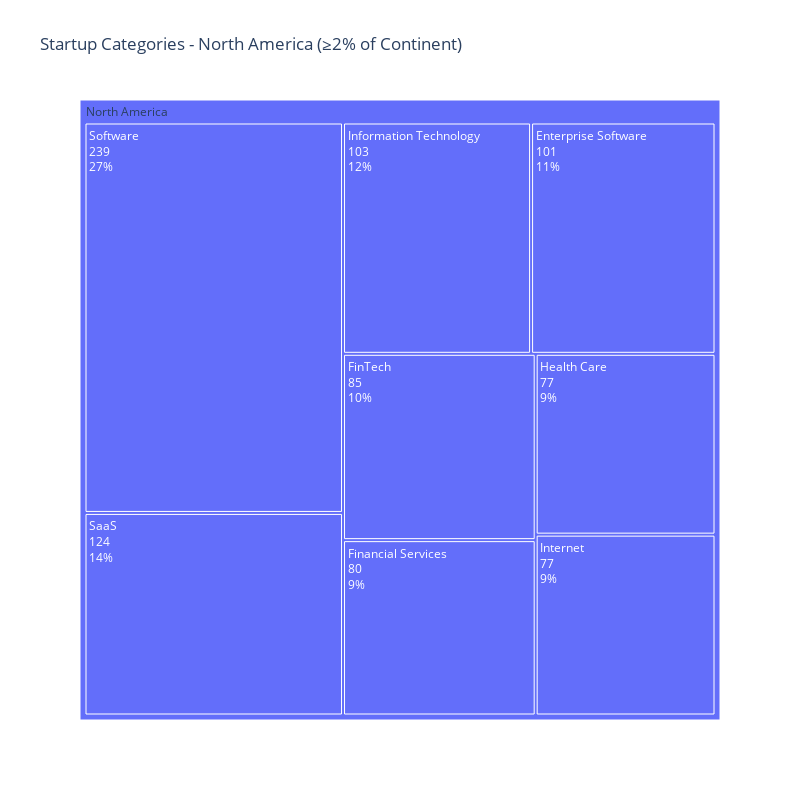
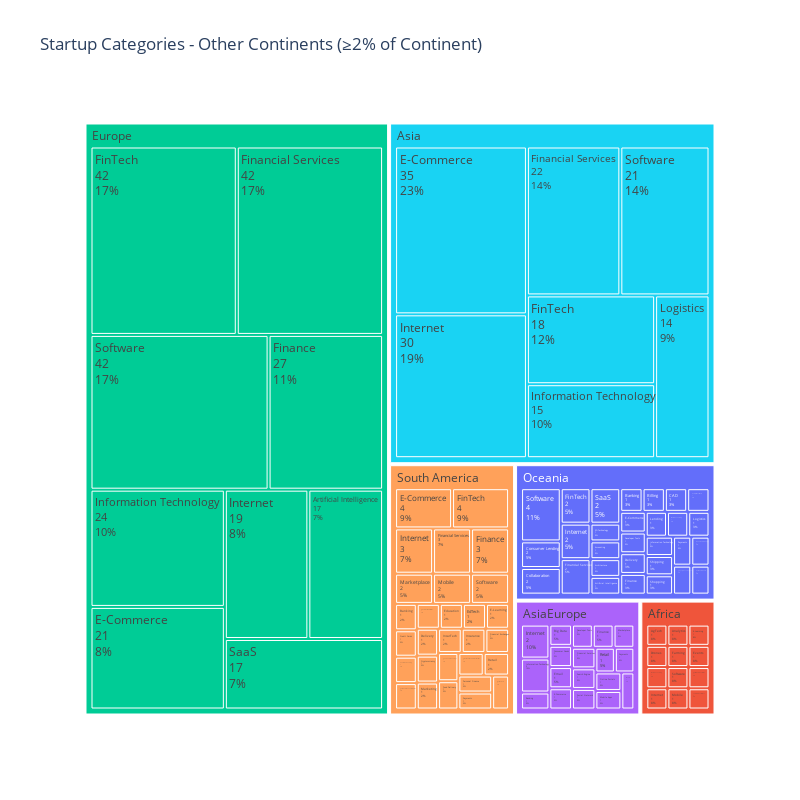

Source (notebook cell) for these figures, in order:
### Code cell
df_NA = df_filtered[df_filtered['Continent'] == 'North America']

fig_NA = px.treemap(
    df_NA,
    path=['Continent', 'CATEGORY'],
    values='Count',
    color='Continent',
    title='Startup Categories - North America (≥2% of Continent)',
    width=800,
    height=800
)

fig_NA.update_traces(
    textinfo='label+value+percent parent',
    hovertemplate='<b>%{label}</b><br>Count: %{value}<br>% of continent: %{percentParent:.2%}<extra></extra>'
)

fig_NA.update_layout(
    legend_title_text='Continent'
)

fig_NA.show()


# Filter for all other continents
df_other = df_filtered[df_filtered['Continent'] != 'North America']

fig_other = px.treemap(
    df_other,
    path=['Continent', 'CATEGORY'],
    values='Count',
    color='Continent',
    title='Startup Categories - Other Continents (≥2% of Continent)',
    width=800,
    height=800
)

fig_other.update_traces(
    textinfo='label+value+percent parent',
    hovertemplate='<b>%{label}</b><br>Count: %{value}<br>% of continent: %{percentParent:.2%}<extra></extra>'
)

fig_other.update_layout(
    legend_title_text='Continent'
)

fig_other.show()

### Figure 1 — Plotly figure (JSON) as saved in the notebook; plotly's stock layout.template omitted (floating-point values rounded to 4 significant figures)
{"data": [{"branchvalues": "total", "customdata": [["North America"], ["North America"], ["North America"], ["North America"], ["North America"], ["North America"], ["North America"], ["North America"], ["North America"]], "domain": {"x": [0, 1], "y": [0, 1]}, "hovertemplate": "<b>%{label}</b><br>Count: %{value}<br>% of continent: %{percentParent:.2%}<extra></extra>", "ids": ["North America/Enterprise Software", "North America/FinTech", "North America/Financial Services", "North America/Health Care", "North America/Information Technology", "North America/Internet", "North America/SaaS", "North America/Software", "North America"], "labels": ["Enterprise Software", "FinTech", "Financial Services", "Health Care", "Information Technology", "Internet", "SaaS", "Software", "North America"], "marker": {"colors": ["#636efa", "#636efa", "#636efa", "#636efa", "#636efa", "#636efa", "#636efa", "#636efa", "#636efa"]}, "name": "", "parents": ["North America", "North America", "North America", "North America", "North America", "North America", "North America", "North America", ""], "textinfo": "label+value+percent parent", "type": "treemap", "values": [101, 85, 80, 77, 103, 77, 124, 239, 886]}], "layout": {"height": 800, "legend": {"title": {"text": "Continent"}, "tracegroupgap": 0}, "title": {"text": "Startup Categories - North America (≥2% of Continent)"}, "width": 800}}

### Figure 2 — Plotly figure (JSON) as saved in the notebook; plotly's stock layout.template omitted (floating-point values rounded to 4 significant figures)
{"data": [{"branchvalues": "total", "customdata": [["Oceania"], ["Oceania"], ["Africa"], ["Africa"], ["Oceania"], ["Europe"], ["Oceania"], ["AsiaEurope"], ["Oceania"], ["South America"], ["AsiaEurope"], ["Oceania"], ["South America"], ["South America"], ["Oceania"], ["Oceania"], ["South America"], ["Oceania"], ["AsiaEurope"], ["South America"], ["Oceania"], ["AsiaEurope"], ["South America"], ["South America"], ["South America"], ["Africa"], ["Oceania"], ["South America"], ["AsiaEurope"], ["Asia"], ["Africa"], ["Oceania"], ["AsiaEurope"], ["South America"], ["Oceania"], ["South America"], ["Europe"], ["Oceania"], ["Europe"], ["South America"], ["Oceania"], ["AsiaEurope"], ["Asia"], ["Africa"], ["Africa"], ["Europe"], ["AsiaEurope"], ["Europe"], ["Oceania"], ["South America"], ["Oceania"], ["Asia"], ["Africa"], ["Oceania"], ["South America"], ["AsiaEurope"], ["South America"], ["Asia"], ["Oceania"], ["Africa"], ["Oceania"], ["South America"], ["South America"], ["South America"], ["Asia"], ["AsiaEurope"], ["Europe"], ["South America"], ["South America"], ["South America"], ["Asia"], ["AsiaEurope"], ["Europe"], ["Oceania"], ["South America"], ["Oceania"], ["Europe"], ["Oceania"], ["AsiaEurope"], ["Oceania"], ["AsiaEurope"], ["South America"], ["Africa"], ["Asia"], ["Europe"], ["South America"], ["Oceania"], ["AsiaEurope"], ["Oceania"], ["Oceania"], ["Oceania"], ["South America"], ["Oceania"], ["South America"], ["AsiaEurope"], ["Africa"], ["AsiaEurope"], ["AsiaEurope"], ["South America"], ["AsiaEurope"], ["Africa"], ["South America"], ["South America"], ["Africa"], ["Africa"], ["Asia"], ["AsiaEurope"], ["Europe"], ["Oceania"], ["South America"]], "domain": {"x": [0, 1], "y": [0, 1]}, "hovertemplate": "<b>%{label}</b><br>Count: %{value}<br>% of continent: %{percentParent:.2%}<extra></extra>", "ids": ["Oceania/3D Technology", "Oceania/Accounting", "Africa/AgTech", "Africa/Analytics", "Oceania/Architecture", "Europe/Artificial Intelligence", "Oceania/Artificial Intelligence", "AsiaEurope/Banking", "Oceania/Banking", "South America/Banking", "AsiaEurope/Big Data", "Oceania/Billing", "South America/Credit Cards", "South America/Consumer Lending", "Oceania/Consumer Lending", "Oceania/Collaboration", "South America/Collaborative Consumption", "Oceania/CAD", "AsiaEurope/Consumer Goods", "South America/E-Commerce Platforms", "Oceania/Enterprise Software", "AsiaEurope/Email", "South America/Education", "South America/EdTech", "South America/E-Learning", "Africa/E-Learning", "Oceania/E-Commerce", "South America/E-Commerce", "AsiaEurope/E-Commerce", "Asia/E-Commerce", "Africa/Drones", "Oceania/Developer Tools", "AsiaEurope/Developer Tools", "South America/Delivery", "Oceania/Delivery", "South America/Cryptocurrency", "Europe/E-Commerce", "Oceania/Finance", "Europe/Finance", "South America/FinTech", "Oceania/FinTech", "AsiaEurope/Finance", "Asia/FinTech", "Africa/Farming", "Africa/Events", "Europe/FinTech", "AsiaEurope/Internet", "Europe/Internet", "Oceania/Internet", "South America/Internet", "Oceania/Lending", "Asia/Logistics", "Africa/Machine Learning", "Oceania/Machine Learning", "South America/Marketing", "AsiaEurope/Marketplace", "South America/Marketplace", "Asia/Internet", "Oceania/Logistics", "Africa/Internet", "Oceania/Financial Services", "South America/InsurTech", "South America/Insurance", "South America/Financial Exchanges", "Asia/Financial Services", "AsiaEurope/Financial Services", "Europe/Financial Services", "South America/Financial Services", "South America/Finance", "South America/Food and Beverage", "Asia/Information Technology", "AsiaEurope/Information Technology", "Europe/Information Technology", "Oceania/Information Technology", "South America/Food Delivery", "Oceania/Software", "Europe/SaaS", "Oceania/SaaS", "AsiaEurope/Search Engine", "Oceania/Shipping", "AsiaEurope/Social Network", "South America/Small and Medium Businesses", "Africa/Software", "Asia/Software", "Europe/Software", "South America/Retail", "Oceania/Shopping", "AsiaEurope/Retail", "Oceania/Payments", "Oceania/Renewable Energy", "Oceania/Property Development", "South America/Personal Finance", "Oceania/Personal Finance", "South America/Payments", "AsiaEurope/Payments", "Africa/Optical Communication", "AsiaEurope/Online Portals", "AsiaEurope/Mobile Apps", "South America/Mobile", "AsiaEurope/Mobile", "Africa/Mobile", "South America/Software", "South America/Restaurants", "Africa/Telecommunications", "Africa", "Asia", "AsiaEurope", "Europe", "Oceania", "South America"], "labels": ["3D Technology", "Accounting", "AgTech", "Analytics", "Architecture", "Artificial Intelligence", "Artificial Intelligence", "Banking", "Banking", "Banking", "Big Data", "Billing", "Credit Cards", "Consumer Lending", "Consumer Lending", "Collaboration", "Collaborative Consumption", "CAD", "Consumer Goods", "E-Commerce Platforms", "Enterprise Software", "Email", "Education", "EdTech", "E-Learning", "E-Learning", "E-Commerce", "E-Commerce", "E-Commerce", "E-Commerce", "Drones", "Developer Tools", "Developer Tools", "Delivery", "Delivery", "Cryptocurrency", "E-Commerce", "Finance", "Finance", "FinTech", "FinTech", "Finance", "FinTech", "Farming", "Events", "FinTech", "Internet", "Internet", "Internet", "Internet", "Lending", "Logistics", "Machine Learning", "Machine Learning", "Marketing", "Marketplace", "Marketplace", "Internet", "Logistics", "Internet", "Financial Services", "InsurTech", "Insurance", "Financial Exchanges", "Financial Services", "Financial Services", "Financial Services", "Financial Services", "Finance", "Food and Beverage", "Information Technology", "Information Technology", "Information Technology", "Information Technology", "Food Delivery", "Software", "SaaS", "SaaS", "Search Engine", "Shipping", "Social Network", "Small and Medium Businesses", "Software", "Software", "Software", "Retail", "Shopping", "Retail", "Payments", "Renewable Energy", "Property Development", "Personal Finance", "Personal Finance", "Payments", "Payments", "Optical Communication", "Online Portals", "Mobile Apps", "Mobile", "Mobile", "Mobile", "Software", "Restaurants", "Telecommunications", "Africa", "Asia", "AsiaEurope", "Europe", "Oceania", "South America"], "marker": {"colors": ["#636efa", "#636efa", "#EF553B", "#EF553B", "#636efa", "#00cc96", "#636efa", "#ab63fa", "#636efa", "#FFA15A", "#ab63fa", "#636efa", "#FFA15A", "#FFA15A", "#636efa", "#636efa", "#FFA15A", "#636efa", "#ab63fa", "#FFA15A", "#636efa", "#ab63fa", "#FFA15A", "#FFA15A", "#FFA15A", "#EF553B", "#636efa", "#FFA15A", "#ab63fa", "#19d3f3", "#EF553B", "#636efa", "#ab63fa", "#FFA15A", "#636efa", "#FFA15A", "#00cc96", "#636efa", "#00cc96", "#FFA15A", "#636efa", "#ab63fa", "#19d3f3", "#EF553B", "#EF553B", "#00cc96", "#ab63fa", "#00cc96", "#636efa", "#FFA15A", "#636efa", "#19d3f3", "#EF553B", "#636efa", "#FFA15A", "#ab63fa", "#FFA15A", "#19d3f3", "#636efa", "#EF553B", "#636efa", "#FFA15A", "#FFA15A", "#FFA15A", "#19d3f3", "#ab63fa", "#00cc96", "#FFA15A", "#FFA15A", "#FFA15A", "#19d3f3", "#ab63fa", "#00cc96", "#636efa", "#FFA15A", "#636efa", "#00cc96", "#636efa", "#ab63fa", "#636efa", "#ab63fa", "#FFA15A", "#EF553B", "#19d3f3", "#00cc96", "#FFA15A", "#636efa", "#ab63fa", "#636efa", "#636efa", "#636efa", "#FFA15A", "#636efa", "#FFA15A", "#ab63fa", "#EF553B", "#ab63fa", "#ab63fa", "#FFA15A", "#ab63fa", "#EF553B", "#FFA15A", "#FFA15A", "#EF553B", "#EF553B", "#19d3f3", "#ab63fa", "#00cc96", "#636efa", "#FFA15A"]}, "name": "", "parents": ["Oceania", "Oceania", "Africa", "Africa", "Oceania", "Europe", "Oceania", "AsiaEurope", "Oceania", "South America", "AsiaEurope", "Oceania", "South America", "South America", "Oceania", "Oceania", "South America", "Oceania", "AsiaEurope", "South America", "Oceania", "AsiaEurope", "South America", "South America", "South America", "Africa", "Oceania", "South America", "AsiaEurope", "Asia", "Africa", "Oceania", "AsiaEurope", "South America", "Oceania", "South America", "Europe", "Oceania", "Europe", "South America", "Oceania", "AsiaEurope", "Asia", "Africa", "Africa", "Europe", "AsiaEurope", "Europe", "Oceania", "South America", "Oceania", "Asia", "Africa", "Oceania", "South America", "AsiaEurope", "South America", "Asia", "Oceania", "Africa", "Oceania", "South America", "South America", "South America", "Asia", "AsiaEurope", "Europe", "South America", "South America", "South America", "Asia", "AsiaEurope", "Europe", "Oceania", "South America", "Oceania", "Europe", "Oceania", "AsiaEurope", "Oceania", "AsiaEurope", "South America", "Africa", "Asia", "Europe", "South America", "Oceania", "AsiaEurope", "Oceania", "Oceania", "Oceania", "South America", "Oceania", "South America", "AsiaEurope", "Africa", "AsiaEurope", "AsiaEurope", "South America", "AsiaEurope", "Africa", "South America", "South America", "Africa", "", "", "", "", "", ""], "textinfo": "label+value+percent parent", "type": "treemap", "values": [1, 1, 1, 1, 1, 17, 1, 1, 1, 1, 1, 1, 1, 1, 2, 2, 1, 1, 1, 1, 1, 1, 1, 1, 1, 1, 1, 4, 1, 35, 1, 1, 1, 1, 1, 1, 21, 1, 27, 4, 2, 1, 18, 1, 1, 42, 2, 19, 2, 3, 1, 14, 1, 1, 1, 1, 2, 30, 1, 1, 2, 1, 1, 1, 22, 1, 42, 3, 3, 1, 15, 2, 24, 1, 1, 4, 17, 2, 1, 1, 1, 1, 1, 21, 42, 1, 1, 1, 1, 1, 1, 1, 1, 1, 1, 1, 1, 1, 2, 1, 1, 2, 1, 1, 12, 155, 20, 251, 38, 44]}], "layout": {"height": 800, "legend": {"title": {"text": "Continent"}, "tracegroupgap": 0}, "title": {"text": "Startup Categories - Other Continents (≥2% of Continent)"}, "width": 800}}
